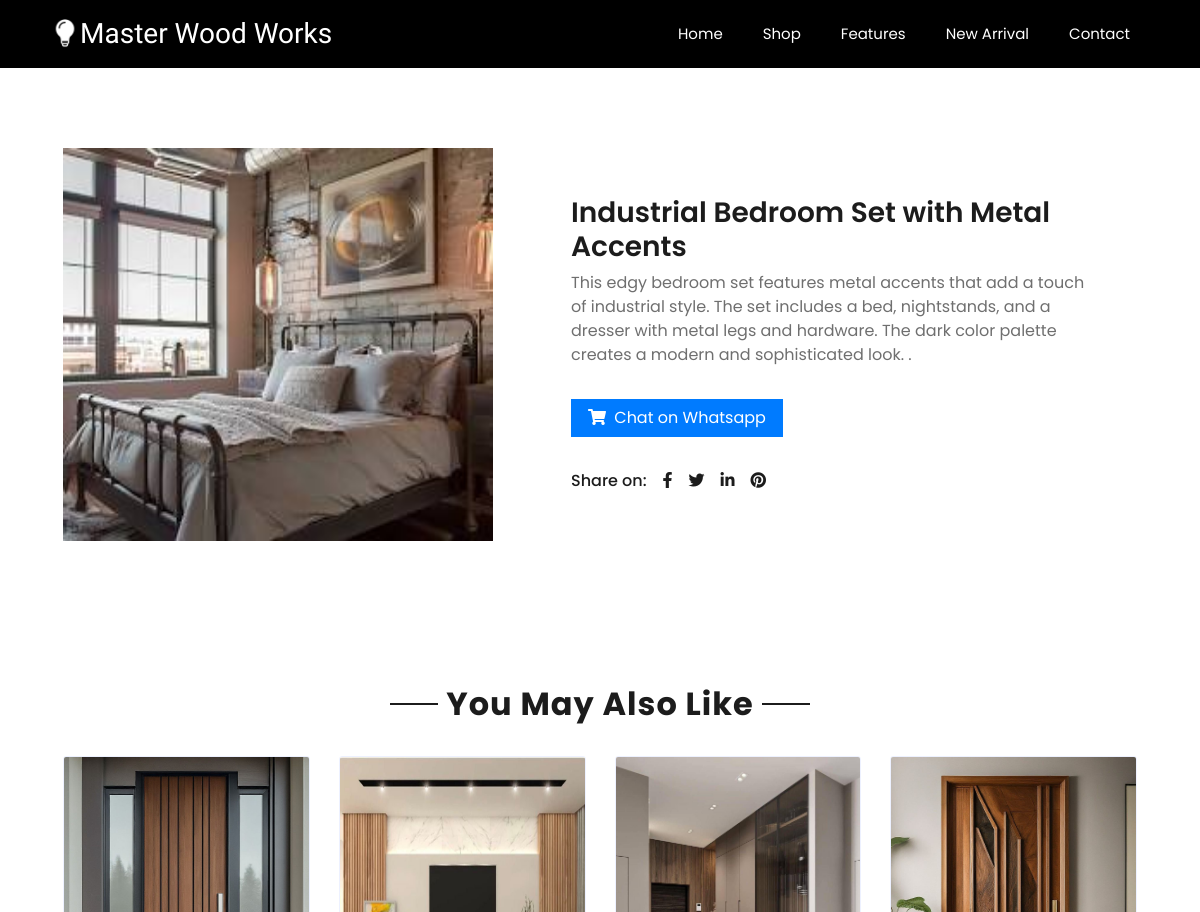
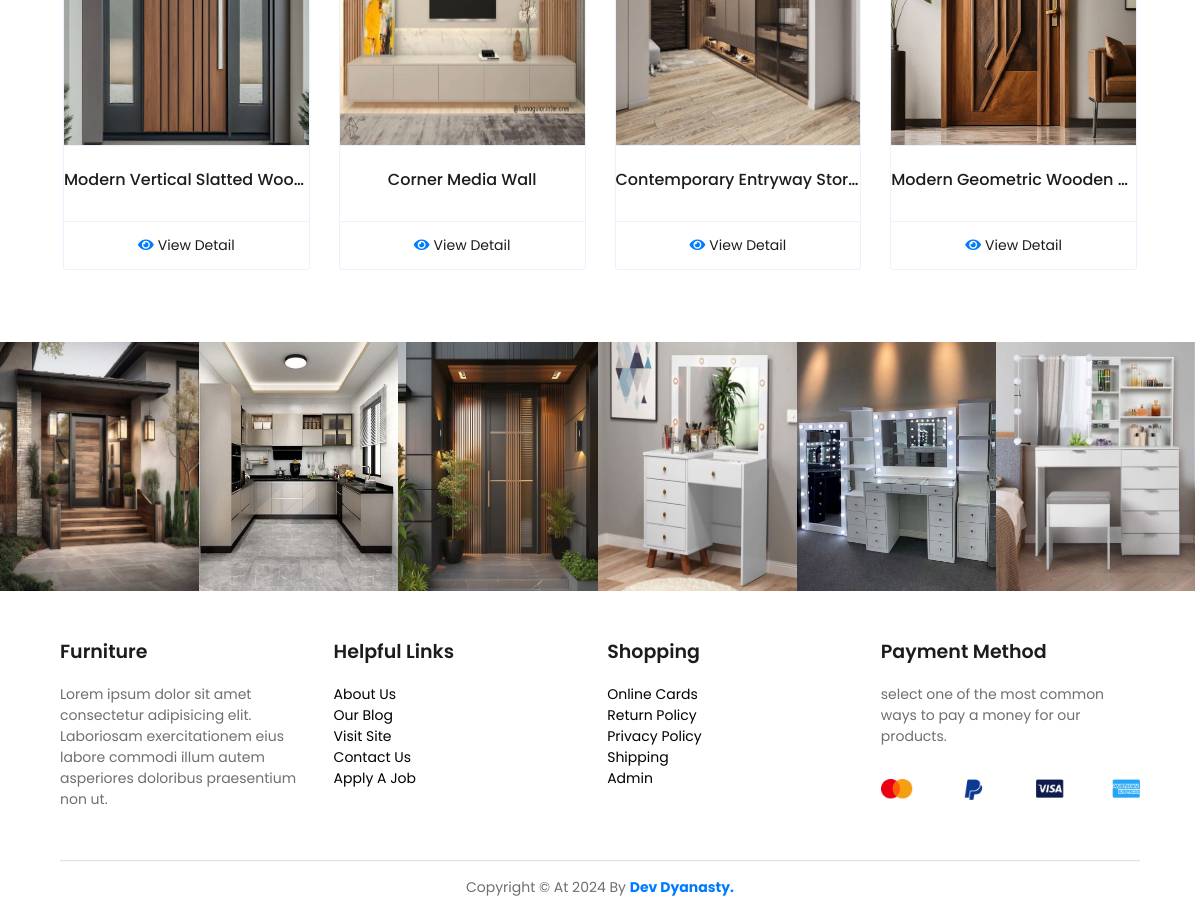
The app's page /detail.php?product_id=134 with its own data (2 pictures, top to bottom).
### tables this page shows
CREATE TABLE `product` (
  `id` int(11) NOT NULL,
  `p_name` varchar(255) DEFAULT NULL,
  `p_img` varchar(255) DEFAULT NULL,
  `p_category` varchar(255) DEFAULT NULL,
  `p_description` longtext DEFAULT NULL
);

### detail.php (the view, shortened to what this page needs)
<?php
include 'connect.php';
if (isset($_GET['product_id'])) {
    $product_id = $_GET['product_id'];
    $sql = "SELECT * FROM product WHERE id = '$product_id'";
    $result = mysqli_query($connection, $sql);
    $row = mysqli_fetch_assoc($result);
include 'header.php';
?>
<link rel="stylesheet" href="detail.css">
<link href="https://cdnjs.cloudflare.com/ajax/libs/font-awesome/5.10.0/css/all.min.css" rel="stylesheet" />
<link rel="stylesheet" href="https://cdnjs.cloudflare.com/ajax/libs/OwlCarousel2/2.3.4/assets/owl.carousel.css" />
<link rel="stylesheet" href="https://cdnjs.cloudflare.com/ajax/libs/OwlCarousel2/2.3.4/assets/owl.theme.default.css" />
<div class="container-fluid py-5" style="margin-top: 100px">
    <div class="row px-xl-5">
        <div class="col-lg-5 pb-5" style="max-height: 500px">
            <img class="w-100 h-100" src="product_img/<?php echo $row['p_img'] ?>" alt="Image" />
        </div>
        <div class="col-lg-7 pb-5 d-flex justify-content-center align-items-center">
            <div class="container-fluid p-5">
            <h3 class="font-weight-semi-bold"><?php echo $row['p_name'] ?> </h3>
            <p class="mb-4"><?php echo $row['p_description'] ?> .</p>
            <div class="d-flex align-items-center mb-4 pt-2">
                <a href=" https://wa.me/+923152027265" class="btn btn-primary px-3"><i class="fa fa-shopping-cart mr-1"></i> Chat on Whatsapp</a>
            </div>
            <div class="d-flex pt-2">
                <p class="text-dark font-weight-medium mb-0 mr-2">Share on:</p>
                <div class="d-inline-flex">
                    <a class="text-dark px-2" href="">
                        <i class="fab fa-facebook-f"></i>
                    </a>
                    <a class="text-dark px-2" href="">
                        <i class="fab fa-twitter"></i>
                    </a>
                    <a class="text-dark px-2" href="">
                        <i class="fab fa-linkedin-in"></i>
                    </a>
                    <a class="text-dark px-2" href="">
                        <i class="fab fa-pinterest"></i>
                    </a>
                </div>
            </div>
            </div>
        </div>
    </div>
</div>
<div class="container-fluid py-5">
    <div class="text-center mb-4">
        <h2 class="section-title px-5"><span class="px-2">You May Also Like</span></h2>
    </div>
    <div class="row px-xl-5">
        <div class="col">
            <div class="owl-carousel related-carousel">
                <?php
                $sql = "SELECT * FROM product ORDER BY RAND() LIMIT 8";
                $result = mysqli_query($connection, $sql);
                foreach($result as $row){
                ?>
                <div class="card product-item border-0">
                    <div class="card-header product-img position-relative overflow-hidden bg-transparent border p-0">
                        <img class="img-fluid w-100" style="height: 300px" src="product_img/<?php echo $row['p_img'] ?>" alt="" />
                    </div>
                    <div class="card-body border-left border-right text-center p-0 pt-4 pb-3">
                        <h6 class="text-truncate mb-3"><?php echo $row['p_name'] ?></h6>
                    </div>
                    <div class="card-footer d-flex justify-content-center bg-light border">
                        <a href="detail.php?product_id=<?php echo $row['id'] ?>" class="btn btn-sm text-dark p-0"><i class="fas fa-eye text-primary mr-1"></i>View Detail</a>
                    </div>
                </div>
                <?php
                }
                ?>
            </div>
        </div>
    </div>
</div>
<?php
include 'footer.php';
?>
<?php
}
?>

### main.css (style rules this page uses)
* { padding: 0px; margin: 0px; list-style: none; box-sizing: border-box; font-family: "Poppins", sans-serif; scroll-behavior: smooth; }
:root { --main-color: #007bff; }
html { scroll-behavior: smooth; }

### records on screen
product: p_img (picture), p_name "Industrial Bedroom Set with Metal Accents", p_description "This edgy bedroom set features metal accents that add a touch of industrial style. The set includes a bed, nightstands, and a dresser with metal legs and hardware. The dark color palette creates a modern and sophisticated look."
product: p_img (picture), p_name "Modern Vertical Slatted Woo…"
product: p_img (picture), p_name "Corner Media Wall"
product: p_img (picture), p_name "Contemporary Entryway Stor…"
product: p_img (picture), p_name "Modern Geometric Wooden…"
